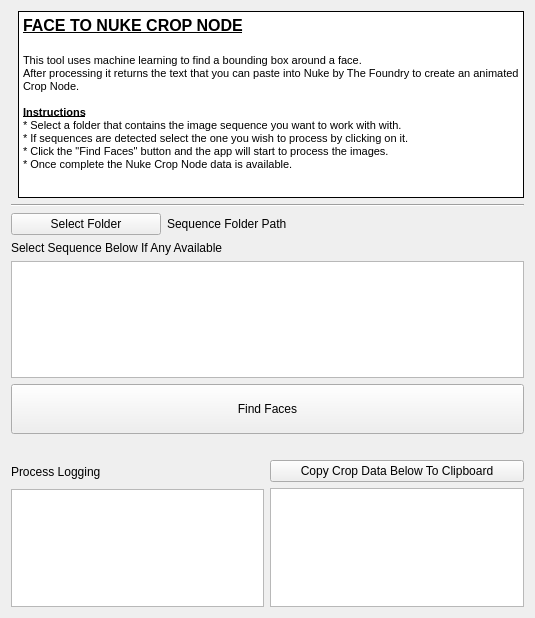
<?xml version="1.0" encoding="UTF-8"?>
<ui version="4.0">
 <class>appWidget</class>
 <widget class="QWidget" name="appWidget">
  <property name="geometry">
   <rect>
    <x>0</x>
    <y>0</y>
    <width>535</width>
    <height>618</height>
   </rect>
  </property>
  <property name="sizePolicy">
   <sizepolicy hsizetype="Expanding" vsizetype="Maximum">
    <horstretch>0</horstretch>
    <verstretch>0</verstretch>
   </sizepolicy>
  </property>
  <property name="minimumSize">
   <size>
    <width>535</width>
    <height>618</height>
   </size>
  </property>
  <property name="maximumSize">
   <size>
    <width>16777215</width>
    <height>16777215</height>
   </size>
  </property>
  <property name="windowTitle">
   <string>Detect Faces</string>
  </property>
  <layout class="QVBoxLayout" name="verticalLayout_2">
   <item>
    <layout class="QHBoxLayout" name="horizontalLayout_3">
     <property name="spacing">
      <number>0</number>
     </property>
     <property name="sizeConstraint">
      <enum>QLayout::SetMinimumSize</enum>
     </property>
     <property name="topMargin">
      <number>0</number>
     </property>
     <item>
      <widget class="QLabel" name="lbl_face">
       <property name="sizePolicy">
        <sizepolicy hsizetype="Preferred" vsizetype="Minimum">
         <horstretch>0</horstretch>
         <verstretch>0</verstretch>
        </sizepolicy>
       </property>
       <property name="maximumSize">
        <size>
         <width>16777215</width>
         <height>187</height>
        </size>
       </property>
       <property name="text">
        <string/>
       </property>
       <property name="pixmap">
        <pixmap resource="detect_face_gui.qrc">:/images/img/lbl_face.jpg</pixmap>
       </property>
       <property name="scaledContents">
        <bool>true</bool>
       </property>
      </widget>
     </item>
     <item>
      <widget class="QTextBrowser" name="textBrowser">
       <property name="enabled">
        <bool>true</bool>
       </property>
       <property name="sizePolicy">
        <sizepolicy hsizetype="Expanding" vsizetype="MinimumExpanding">
         <horstretch>0</horstretch>
         <verstretch>0</verstretch>
        </sizepolicy>
       </property>
       <property name="minimumSize">
        <size>
         <width>0</width>
         <height>0</height>
        </size>
       </property>
       <property name="maximumSize">
        <size>
         <width>16777215</width>
         <height>187</height>
        </size>
       </property>
       <property name="mouseTracking">
        <bool>false</bool>
       </property>
       <property name="acceptDrops">
        <bool>false</bool>
       </property>
       <property name="frameShape">
        <enum>QFrame::Box</enum>
       </property>
       <property name="frameShadow">
        <enum>QFrame::Plain</enum>
       </property>
       <property name="html">
        <string>&lt;!DOCTYPE HTML PUBLIC &quot;-//W3C//DTD HTML 4.0//EN&quot; &quot;http://www.w3.org/TR/REC-html40/strict.dtd&quot;&gt;
&lt;html&gt;&lt;head&gt;&lt;meta name=&quot;qrichtext&quot; content=&quot;1&quot; /&gt;&lt;style type=&quot;text/css&quot;&gt;
p, li { white-space: pre-wrap; }
&lt;/style&gt;&lt;/head&gt;&lt;body style=&quot; font-family:'MS Shell Dlg 2'; font-size:8.25pt; font-weight:400; font-style:normal;&quot;&gt;
&lt;p style=&quot; margin-top:0px; margin-bottom:0px; margin-left:0px; margin-right:0px; -qt-block-indent:0; text-indent:0px;&quot;&gt;&lt;span style=&quot; font-size:12pt; font-weight:600; text-decoration: underline;&quot;&gt;FACE TO NUKE CROP NODE&lt;/span&gt;&lt;/p&gt;
&lt;p style=&quot;-qt-paragraph-type:empty; margin-top:0px; margin-bottom:0px; margin-left:0px; margin-right:0px; -qt-block-indent:0; text-indent:0px; font-size:12pt; font-weight:600; text-decoration: underline;&quot;&gt;&lt;br /&gt;&lt;/p&gt;
&lt;p style=&quot; margin-top:0px; margin-bottom:0px; margin-left:0px; margin-right:0px; -qt-block-indent:0; text-indent:0px;&quot;&gt;This tool uses machine learning to find a bounding box around a face.  &lt;/p&gt;
&lt;p style=&quot; margin-top:0px; margin-bottom:0px; margin-left:0px; margin-right:0px; -qt-block-indent:0; text-indent:0px;&quot;&gt;After processing it returns the text that you can paste into Nuke by The Foundry to create an animated Crop Node.&lt;/p&gt;
&lt;p style=&quot;-qt-paragraph-type:empty; margin-top:0px; margin-bottom:0px; margin-left:0px; margin-right:0px; -qt-block-indent:0; text-indent:0px;&quot;&gt;&lt;br /&gt;&lt;/p&gt;
&lt;p style=&quot; margin-top:0px; margin-bottom:0px; margin-left:0px; margin-right:0px; -qt-block-indent:0; text-indent:0px;&quot;&gt;&lt;span style=&quot; font-weight:600; text-decoration: underline;&quot;&gt;Instructions&lt;/span&gt;&lt;/p&gt;
&lt;p style=&quot; margin-top:0px; margin-bottom:0px; margin-left:0px; margin-right:0px; -qt-block-indent:0; text-indent:0px;&quot;&gt;* Select a folder that contains the image sequence you want to work with with.&lt;/p&gt;
&lt;p style=&quot; margin-top:0px; margin-bottom:0px; margin-left:0px; margin-right:0px; -qt-block-indent:0; text-indent:0px;&quot;&gt;* If sequences are detected select the one you wish to process by clicking on it.&lt;/p&gt;
&lt;p style=&quot; margin-top:0px; margin-bottom:0px; margin-left:0px; margin-right:0px; -qt-block-indent:0; text-indent:0px;&quot;&gt;* Click the &amp;quot;Find Faces&amp;quot; button and the app will start to process the images.&lt;/p&gt;
&lt;p style=&quot; margin-top:0px; margin-bottom:0px; margin-left:0px; margin-right:0px; -qt-block-indent:0; text-indent:0px;&quot;&gt;* Once complete the Nuke Crop Node data is available.&lt;/p&gt;&lt;/body&gt;&lt;/html&gt;</string>
       </property>
      </widget>
     </item>
    </layout>
   </item>
   <item>
    <spacer name="verticalSpacer_2">
     <property name="orientation">
      <enum>Qt::Vertical</enum>
     </property>
     <property name="sizeType">
      <enum>QSizePolicy::Preferred</enum>
     </property>
     <property name="sizeHint" stdset="0">
      <size>
       <width>20</width>
       <height>10</height>
      </size>
     </property>
    </spacer>
   </item>
   <item>
    <widget class="Line" name="line">
     <property name="orientation">
      <enum>Qt::Horizontal</enum>
     </property>
    </widget>
   </item>
   <item>
    <layout class="QHBoxLayout" name="horizontalLayout_2">
     <property name="sizeConstraint">
      <enum>QLayout::SetDefaultConstraint</enum>
     </property>
     <item>
      <widget class="QPushButton" name="btn_select_folder">
       <property name="maximumSize">
        <size>
         <width>150</width>
         <height>16777215</height>
        </size>
       </property>
       <property name="baseSize">
        <size>
         <width>0</width>
         <height>0</height>
        </size>
       </property>
       <property name="toolTip">
        <string>&lt;html&gt;&lt;head/&gt;&lt;body&gt;&lt;p&gt;Select folder that contains the sequences you wish to work on&lt;/p&gt;&lt;/body&gt;&lt;/html&gt;</string>
       </property>
       <property name="text">
        <string>Select Folder</string>
       </property>
      </widget>
     </item>
     <item>
      <widget class="QLabel" name="lbl_folder_directory">
       <property name="text">
        <string>Sequence Folder Path</string>
       </property>
      </widget>
     </item>
    </layout>
   </item>
   <item>
    <layout class="QVBoxLayout" name="verticalLayout_5">
     <property name="topMargin">
      <number>0</number>
     </property>
     <item>
      <widget class="QLabel" name="label">
       <property name="text">
        <string>Select Sequence Below If Any Available</string>
       </property>
      </widget>
     </item>
     <item>
      <widget class="QListWidget" name="sequences_list">
       <property name="sizePolicy">
        <sizepolicy hsizetype="Expanding" vsizetype="Preferred">
         <horstretch>0</horstretch>
         <verstretch>0</verstretch>
        </sizepolicy>
       </property>
       <property name="minimumSize">
        <size>
         <width>0</width>
         <height>0</height>
        </size>
       </property>
      </widget>
     </item>
    </layout>
   </item>
   <item>
    <layout class="QVBoxLayout" name="verticalLayout">
     <item>
      <widget class="QPushButton" name="btn_findFaces">
       <property name="sizePolicy">
        <sizepolicy hsizetype="Minimum" vsizetype="Minimum">
         <horstretch>0</horstretch>
         <verstretch>0</verstretch>
        </sizepolicy>
       </property>
       <property name="minimumSize">
        <size>
         <width>0</width>
         <height>50</height>
        </size>
       </property>
       <property name="text">
        <string>Find Faces</string>
       </property>
      </widget>
     </item>
    </layout>
   </item>
   <item>
    <spacer name="verticalSpacer">
     <property name="orientation">
      <enum>Qt::Vertical</enum>
     </property>
     <property name="sizeType">
      <enum>QSizePolicy::Fixed</enum>
     </property>
     <property name="sizeHint" stdset="0">
      <size>
       <width>40</width>
       <height>20</height>
      </size>
     </property>
    </spacer>
   </item>
   <item>
    <layout class="QHBoxLayout" name="horizontalLayout">
     <property name="topMargin">
      <number>0</number>
     </property>
     <item>
      <layout class="QVBoxLayout" name="verticalLayout_4">
       <property name="rightMargin">
        <number>0</number>
       </property>
       <item>
        <widget class="QLabel" name="label_2">
         <property name="minimumSize">
          <size>
           <width>0</width>
           <height>23</height>
          </size>
         </property>
         <property name="text">
          <string>Process Logging</string>
         </property>
        </widget>
       </item>
       <item>
        <widget class="QPlainTextEdit" name="txt_statusLog">
         <property name="minimumSize">
          <size>
           <width>0</width>
           <height>0</height>
          </size>
         </property>
         <property name="maximumSize">
          <size>
           <width>16777215</width>
           <height>16777215</height>
          </size>
         </property>
         <property name="readOnly">
          <bool>true</bool>
         </property>
         <property name="plainText">
          <string/>
         </property>
        </widget>
       </item>
      </layout>
     </item>
     <item>
      <layout class="QVBoxLayout" name="verticalLayout_3">
       <property name="leftMargin">
        <number>0</number>
       </property>
       <item>
        <widget class="QPushButton" name="btn_copy_to_clipboard">
         <property name="maximumSize">
          <size>
           <width>16777215</width>
           <height>16777215</height>
          </size>
         </property>
         <property name="text">
          <string>Copy Crop Data Below To Clipboard</string>
         </property>
        </widget>
       </item>
       <item>
        <widget class="QPlainTextEdit" name="lbl_crop">
         <property name="minimumSize">
          <size>
           <width>0</width>
           <height>0</height>
          </size>
         </property>
        </widget>
       </item>
      </layout>
     </item>
    </layout>
   </item>
  </layout>
 </widget>
 <resources>
  <include location="detect_face_gui.qrc"/>
 </resources>
 <connections/>
</ui>
